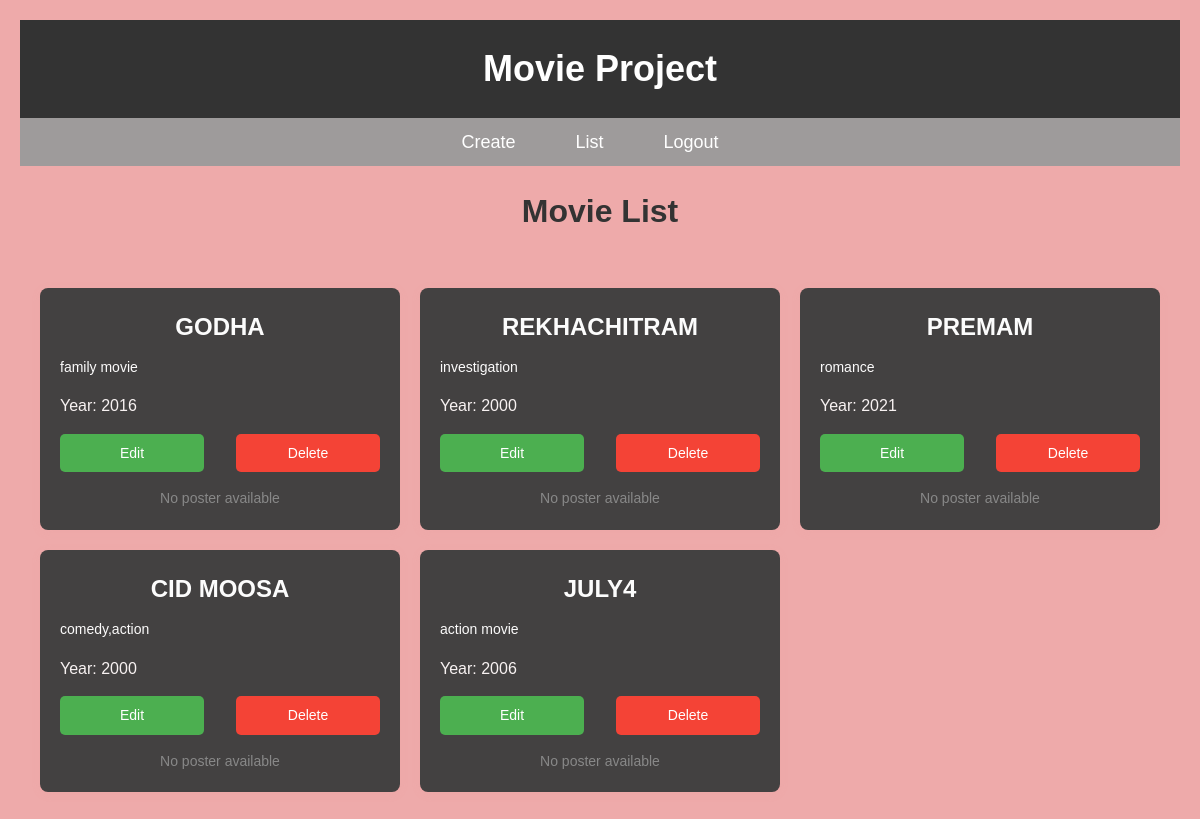
The page /list (signed in) on the database its author committed.
### movies/models.py (models this page shows)
class MovieInfo(models.Model):
    title=models.CharField(max_length=250)
    year=models.IntegerField(null=True)
    description=models.TextField()
    poster=models.ImageField(upload_to='images/',null=True)
    def __str__(self):
        return self.title

### movies/views.py (the view)
# urls.py: path('list', views.list,name='list'),
@login_required(login_url='login')
def list(request):
    movie_set=MovieInfo.objects.all()
    print(movie_set)
    return render(request,'list.html',{'movies':movie_set})

### templates/list.html (shortened to what this page needs)
{% extends 'blank_layout.html' %}
{% load static %}
{% block content %}
<h1 class="page-title">Movie List</h1>
<div class="movies-container">
    {% for movie_obj in movies %}
        <div class="movie-card">
            <h2 class="movie-title">{{ movie_obj.title|upper }}</h2>
            <p class="movie-summary">{{ movie_obj.description|default:'No summary available' }}</p>
            <p class="movie-year">Year: {{ movie_obj.year }}</p>
            <div class="movie-actions">
                <a href="{% url 'edit' movie_obj.id %}" class="edit-btn">Edit</a>
                <a href="{% url 'delete' movie_obj.id %}" class="delete-btn">Delete</a>
            </div>
            <div class="movie-poster">
                {% if movie_obj.poster %}
                    <img src="{{ movie_obj.poster.url }}" alt="Poster not available" class="poster-img">
                {% else %}
                    <p class="no-poster-text">No poster available</p>
                {% endif %}
            </div>
        </div>
    {% endfor %}
</div>
{% endblock %}

### templates/blank_layout.html (shortened to what this page needs)
{% load static %}
<!DOCTYPE html>
<html lang="en">
<head>
</head>
<body>
<header class="main-header">
    <div class="logo-container">
        <h1 class="site-title">Movie Project</h1>
    </div>
</header>
<nav class="navbar">
    <ul class="nav-list">
        <li><a href="{% url 'create' %}" class="nav-link">Create</a></li>
        <li><a href="{% url 'list' %}" class="nav-link">List</a></li>
        <li><a href="{% url 'logout' %}" class="nav-link">Logout</a></li>
    </ul>
</nav>
{% block content %}{% endblock content %}
</body>
</html>

### templates/blank_layout.html (style rules this page uses)
* { margin: 0; padding: 0; box-sizing: border-box; }
body { font-family: Arial, sans-serif; background-color: #eeaaaa; color: #333; line-height: 1.6; padding: 20px; background-image: url("https://img.freepik.com/free-vector/bright-rhombus-background_1053-185.jpg?semt=ais_hybrid"); }
.main-header { background-color: #333; color: #fff; padding: 20px 0; text-align: center; background-image: url("https://img.freepik.com/premium-vector/red-quilting-premium-background_391563-872.jpg") }
.site-title { font-size: 36px; margin: 0; }
.navbar { background-color: #9e9b9b; padding: 10px 0; margin-bottom: 20px; }
.nav-list { display: flex; justify-content: center; list-style: none; }
.nav-list li { margin-right: 20px; }
.nav-link { color: #fff; text-decoration: none; font-size: 18px; padding: 10px 20px; border-radius: 5px; transition: background-color 0.3s; }

### templates/list.html (style rules this page uses)
.page-title { font-size: 32px; color: #333; text-align: center; margin-bottom: 30px; }
.movies-container { display: grid; grid-template-columns: repeat(auto-fill, minmax(300px, 1fr)); gap: 20px; padding: 20px; }
.movie-card { background-color: #434141; border-radius: 8px; box-shadow: 0 2px 10px rgba(246, 149, 149, 0.1); padding: 20px; transition: transform 0.3s ease-in-out; }
.movie-title { font-size: 24px; color: #fcfcfc; margin-bottom: 10px; text-transform: uppercase; text-align: center; }
.movie-summary { font-size: 14px; color: #fcfbfb; margin-bottom: 15px; flex-grow: 1; }
.movie-year { font-size: 16px; color: #f8f2f2; margin-bottom: 15px; }
.movie-actions { display: flex; justify-content: space-between; margin-top: 15px; gap: 10px; }
.edit-btn, .delete-btn { text-decoration: none; padding: 8px 15px; border-radius: 5px; font-size: 14px; transition: background-color 0.3s; display: inline-block; width: 45%; text-align: center; }
.edit-btn { background-color: #4CAF50; color: white; }
.delete-btn { background-color: #f44336; color: white; }
.movie-poster { text-align: center; margin-top: 15px; flex-shrink: 0; }
.no-poster-text { font-size: 14px; color: #888; text-align: center; }

### rows shown on the page
MovieInfo: title "GODHA", description "family movie", year "2016", shows "No poster available"
MovieInfo: title "REKHACHITRAM", description "investigation", year "2000", shows "No poster available"
MovieInfo: title "PREMAM", description "romance", year "2021", shows "No poster available"
MovieInfo: title "CID MOOSA", description "comedy,action", year "2000", shows "No poster available"
MovieInfo: title "JULY4", description "action movie", year "2006", shows "No poster available"
